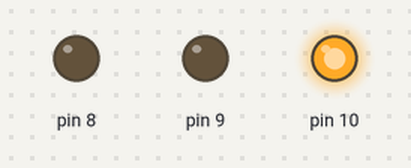
Simulated run of this sketch. Board: Arduino Uno, built with avr-gcc and run on an emulated ATmega328P. Shown: output pins drawn as LEDs (lit = HIGH).

Above: at 0.5 s.
At 2.5 s:
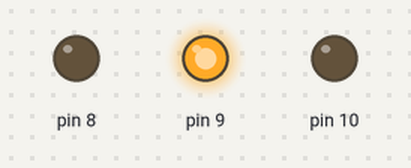
At 4.5 s:
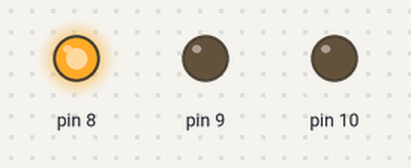
At 5.5 s:
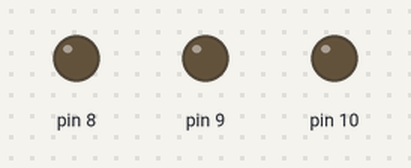
Timing chart, 0 to 7.8 s (numbered marks = the images above):
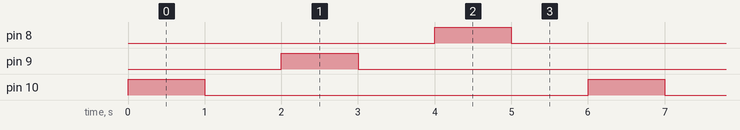

Measured:
- by itself, pin 8–10: alternates HIGH for 1.0 s and LOW for 5.0 s
- by itself, everything shown: repeats every 6.0 s, in 6 steps

The sketch:

traffic_light.ino
```cpp
void setup()
{
pinMode(10,OUTPUT);
pinMode(9,OUTPUT);
pinMode(8,OUTPUT);
}
void loop()
{
  digitalWrite(10,HIGH);
  delay(1000);
  digitalWrite(10,LOW);
  delay(1000);

  digitalWrite(9,HIGH);
  delay(1000);
  digitalWrite(9,LOW);
  delay(1000);

  digitalWrite(8,HIGH);
  delay(1000);
  digitalWrite(8,LOW);
  delay(1000);
}
```
